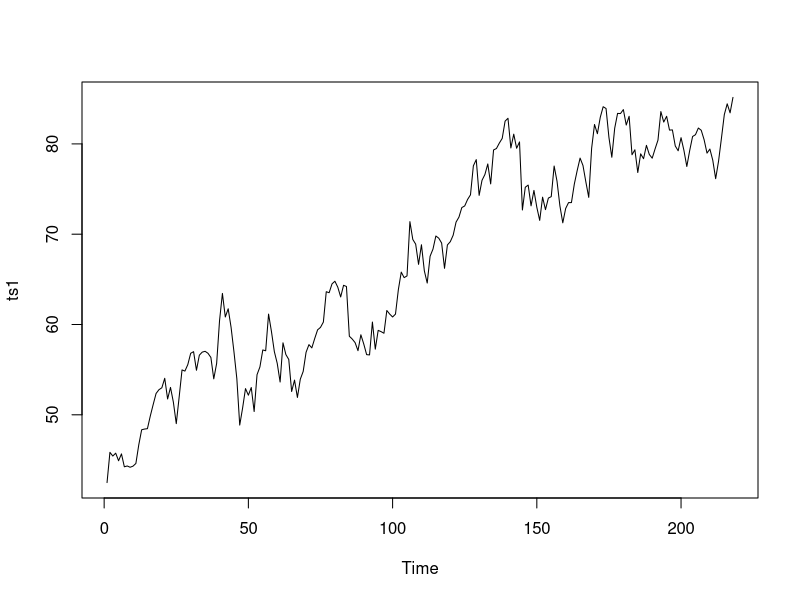
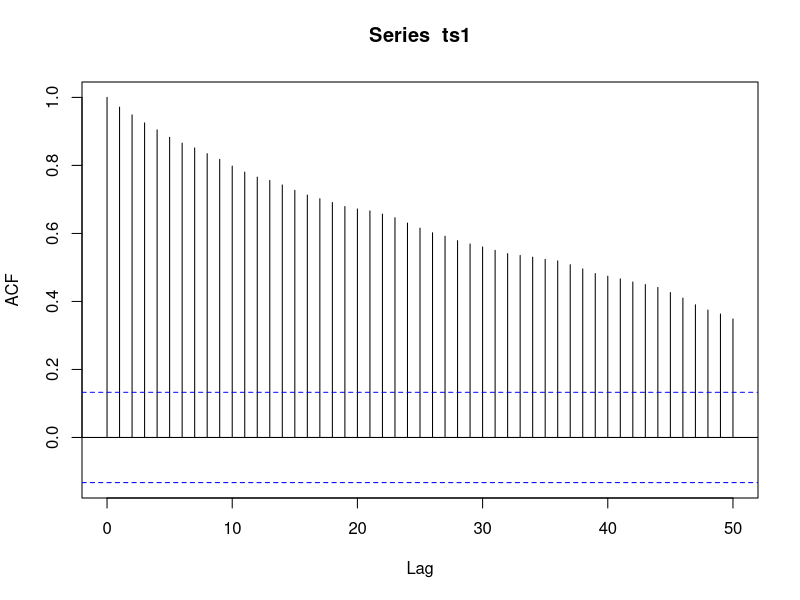
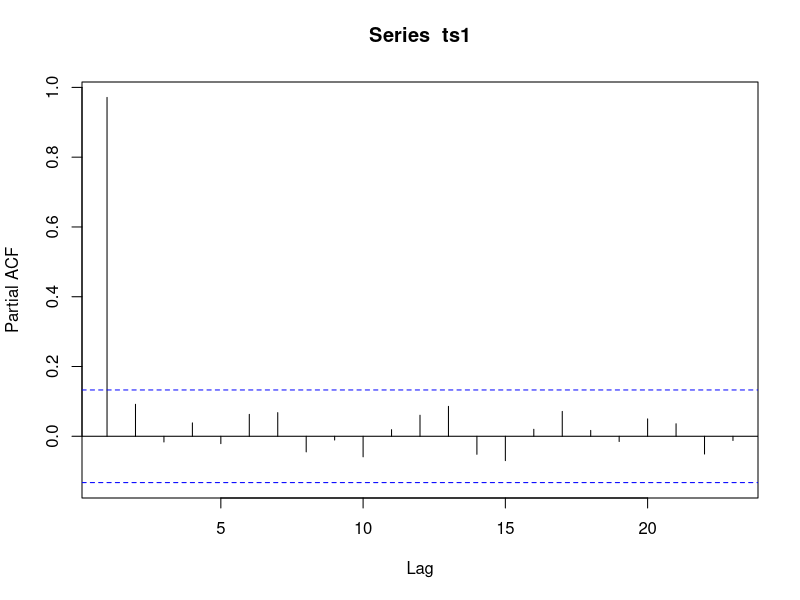

Source code (R) for these figures, in order: (Note: this script raises an error after producing the figures.)
library(tseries)
library(zoo)
data <- read.csv("ww4.csv")
data$X <- index(data)
ts1 <- ts(data$x)

plot(ts1)
acf(ts1, lag.max = 50)
pacf(ts1)

ts2 <- HoltWinters(ts1, seasonal = c("additive"), start.periods = 2)
ts1<- zoo(x=data$x, order.by = strptime(data$X,format = c("%Y-%m-%d")))
